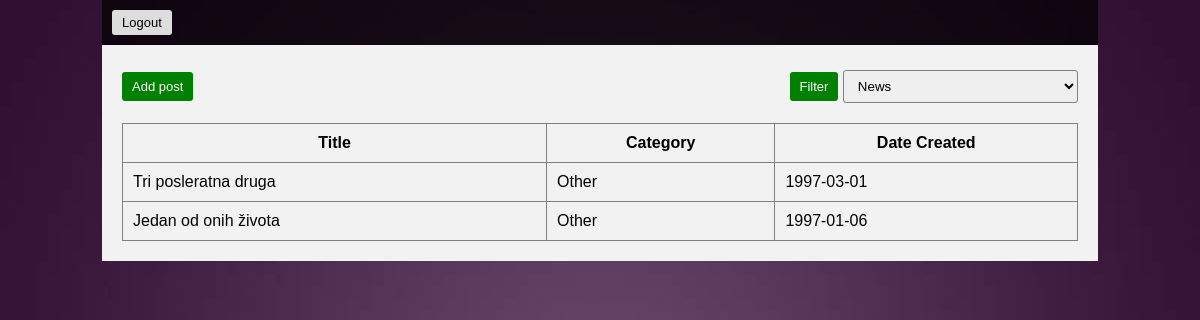
Screenshot of /dashboardUser.php?filter=3 (signed in) with the database file from the repository.
### tables this page shows
CREATE TABLE `posts` (
  `id` int(11) NOT NULL,
  `title` varchar(255) NOT NULL,
  `category` varchar(255) NOT NULL,
  `date_created` date NOT NULL,
  `image` varchar(255) NOT NULL,
  `content` longtext NOT NULL
);

### dashboardUser.php (the view, shortened to what this page needs)
<?php
		include'include/connection.inc.php';
		if(isset($_GET['filter'])){
			$category = $_GET['filter'];
			$sql = "SELECT * FROM posts WHERE category = $category";
			$result = mysqli_query($conn, $sql);
		}else{
			$sql = "SELECT * FROM posts";
			$result= mysqli_query($conn, $sql);
		}
?>
<!DOCTYPE html>
<html>
<head>
	<link rel="stylesheet" type="text/css" href="css/style.css">
</head>
<body>
	<nav>
		<div class="logout">
			<a href="logout.php">Logout</a>
		</div>
	</nav>
	<div class="container">
		<div class="left">
			<a class="addbutton" href="add_post_user.php">Add post</a>
		</div>
		<div class="right">
			<form action="" method="get">
				<input type="submit" name="filter" class="addbutton" value="Filter">
				<select name="filter">
					<option value="1">News</option>
				</select>
			</form>
		</div>
		<table>
			<tr>
				<th>Title</th>
				<th>Category</th>
				<th>Date Created</th>
			</tr>
			<?php while($row = mysqli_fetch_assoc($result)){ ?>
			<tr>
				<td><?php echo $row["title"]; ?></td>
				<td><?php echo ($row["category"] == 1) ? 'News' : (($row["category"] == 2) ? 'Blog' : 'Other'); ?></td>
				<td><?php echo $row["date_created"]; ?></td>
			</tr>
			<?php } ?>
		</table>
	</div>
</body>
</html>

### css/style.css (style rules this page uses)
body { width: 996px; margin: auto; display: table; font-family: sans-serif; background: url(../images/bg.jpg); background-repeat: no-repeat; background-attachment: fixed; background-position: center; background-size: cover; }
.container { background-color: #F2F2F2; padding: 20px; }
form { padding: 3em 2em; background: #F2F2F2; }
input, select { padding: 12px; border-radius: 3px; border: 1px solid gray; width: 235px; }
nav { background-color: #000000b3; padding: 10px; font-size: 13px; }
nav a { display: inline-block; color: #fff; padding: 5px; text-decoration: none; }
.navigation, .logout { width: 49.7%; display: inline-block; }
.logout a { padding: 5px 10px; background-color: #ddd; border-radius: 3px; color: #000; }
table { width: 100%; }
table, th, td { border: 1px solid gray; border-collapse: collapse; }
td, th { padding: 10px; }
.addbutton { background-color: green; text-decoration: none; color: #fff; padding: 7px 10px; border-radius: 3px; border: 0px; display: inline-block; font-size: 13px; }
.left, .right { display: inline-block; width: 49.76%; }
.right { text-align: right; }
.right select { padding: 7px 10px; }
.right input { width: auto; }
.right form { padding: 5px 0px 20px 0px; }

### rows the page displays
posts: title "Tri posleratna druga", category "Other", date_created "1997-03-01"
posts: title "Jedan od onih života", category "Other", date_created "1997-01-06"
